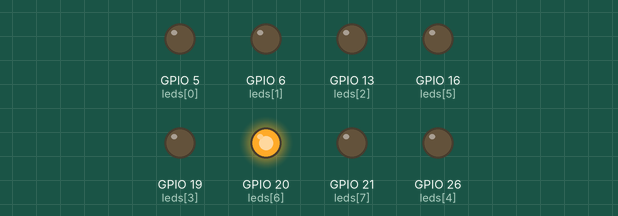
Bench run of a program on a simulated Raspberry Pi (BCM pin numbers). Shown: output pins drawn as LEDs (lit = HIGH).

Above: at 0.1 s.
At 4.1 s:
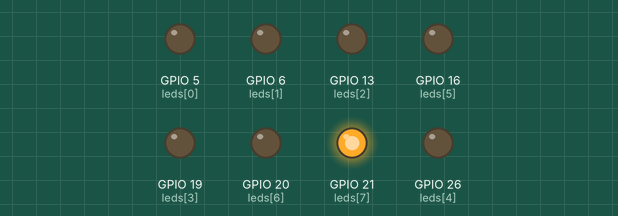
At 16.1 s:
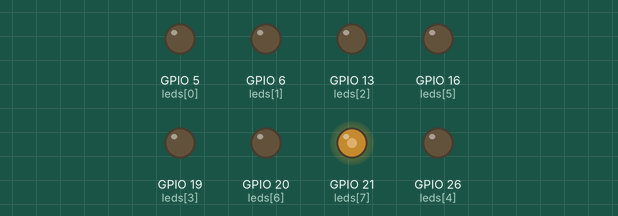
At 33.1 s:
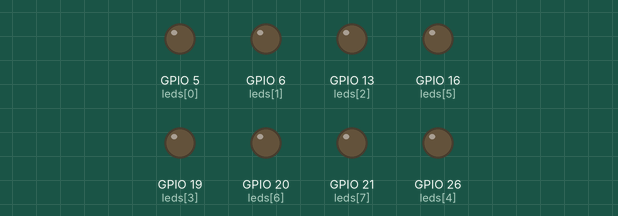
Timing chart, 0 to 40.0 s (numbered marks = the images above):
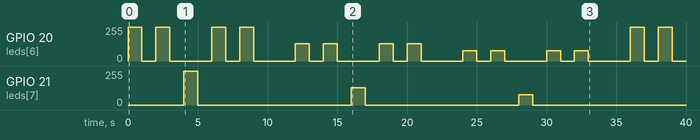

The program:

221220.py
```python
from gpiozero import LEDBoard
from time import sleep

# Practica atenuacion de luz


leds = LEDBoard(5, 6, 13, 19, 26, 16, 20, 21, pwm=True)

matricula_binaria = {
    "0": (0, 0, 0, 0, 0, 0, 0, 0),
    "1": (0, 0, 0, 0, 0, 0, 0, 1),
    "2": (0, 0, 0, 0, 0, 0, 1, 0),
    "3": (0, 0, 0, 0, 0, 0, 1, 1),
    "4": (0, 0, 0, 0, 0, 1, 0, 0),
    "5": (0, 0, 0, 0, 0, 1, 0, 1),
    "6": (0, 0, 0, 0, 0, 1, 1, 0),
    "7": (0, 0, 0, 0, 0, 1, 1, 1),
    "8": (0, 0, 0, 0, 1, 0, 0, 0),
    "9": (0, 0, 0, 0, 1, 0, 0, 1),
}

# Matrícula: 221220
matricula = "221220"


brillo_niveles = [1.0, 0.5, 0.3]

while True:
    for nivel in brillo_niveles:
        for digit in matricula:

            leds.value = tuple(nivel * val for val in matricula_binaria[digit])
            sleep(1)
            # Apagar todos los LEDs
            leds.value = (0,) * len(leds)
            sleep(1)
```

Measured:
- by itself, GPIO 21 (leds[7]): 0/255 → 255/255 at 4.0 s, → 0/255 1.0 s later, → 128/255 11.0 s later, → 0/255 1.0 s later, … (6 changes in this stretch)
- by itself, GPIO 20 (leds[6]): 0/255 → 255/255 at 0.00 s, → 0/255 1.0 s later, → 255/255 1.0 s later, → 0/255 1.0 s later, … (28 changes in this stretch)
